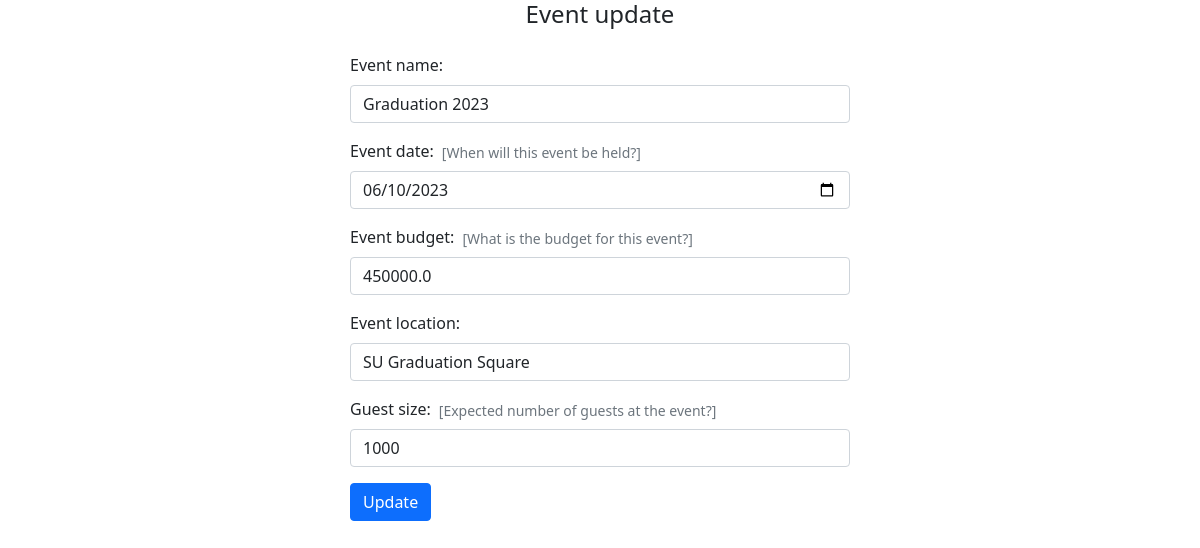
The page /organizer/events/1/update/ (signed in) on the database its author committed.
### el_tukio/models.py (models this page shows, shortened)
class Event(models.Model):
    organizer = models.ForeignKey(Organizer, on_delete=CASCADE)
    event_name = models.CharField(max_length=100)
    event_date = models.DateField(help_text='When will this event be held?')
    event_budget = models.FloatField(help_text='What  is the budget for this event?')
    event_location = models.CharField(max_length=100, null=True, blank=True)
    guest_size = models.IntegerField(help_text='Expected number of guests at the event?')
    planners = models.ManyToManyField(Planner)
    vendors = models.ManyToManyField(Vendor)

### el_tukio/utils/decorators.py (the view)
    def wrapper_func(request, *args, **kwargs):
        if request.user.is_authenticated and request.user.is_organizer:
            return view_func(request, *args, **kwargs)
        else:
            error_msg = 'Unauthorised action. You must be an event organizer to access this page!'
            return HttpResponse(error_msg)

### el_tukio/forms.py
class EventForm(ModelForm):
    class Meta:
        model = Event
        fields = ['event_name', 'event_date', 'event_budget', 'event_location', 'guest_size']
        widgets = {
            'event_date': forms.DateInput(attrs={
                'type': 'date',
                'min': DT.date.today(),
            }),
        }

### el_tukio/models.py (called while the page is built)
    @property
    def is_organizer(self):
        return self.user_type == self.UserType.ORGANIZER

### el_tukio/views/organizer.py (called while the page is built, shortened)
@organizer_required
def event_update(request, event_id):
    event = Event.objects.get(pk=event_id)
    if not request.method == 'POST':
        form = EventForm(instance=event)
        return render(request, 'organizer/event-update.html', {'form': form})

### templates/organizer/event-update.html (shortened to what this page needs)
{% extends 'base.html' %}
{% load widget_tweaks %}
{% block body %}
<h4 class="mb-4">Event update</h4>
<form action="{{ request.path_info }}" method="POST">
    {% for field in form.visible_fields %}
    <div class="form-field mb-3">
        <div class="form-label d-flex align-items-end">
            {{ field.label_tag }}
            {% if field.help_text %}
            <small class="help-text text-muted ms-2">{{ field.help_text }}</small>
            {% endif %}
        </div>
        {% render_field field class+="form-control"%}
    </div>
    {% endfor %}
    <button class="btn btn-primary">Update</button>
</form>
{% endblock body %}

### static/css/main.css (style rules this page uses)
:root { --tk-dim-header: 70px; }
body { padding: 0 2rem 4rem; text-align: center; }
form { text-align: left; max-width: 500px; margin-left: auto; margin-right: auto; }
.hint, .help-text { display: inline-block; }
.hint::before, .help-text::before { content: "["; }
.hint::after, .help-text::after { content: "]"; }

### rows shown on the page
Event: event_name "Graduation 2023" "06/10/2023" "450000.0" "SU Graduation Square" "1000"

### other values the page prints
{{ field.label_tag }} "Event name:" "Event date:" "Event budget:" "Event location:" "Guest size:"
{{ field.help_text }} "When will this event be held?" "What is the budget for this event?" "Expected number of guests at the event?"
